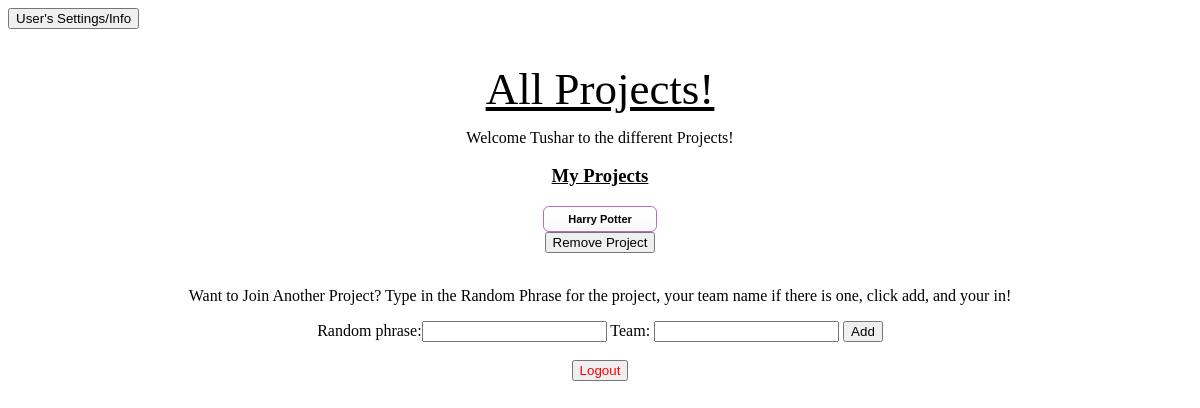
The app's page /quest/user_project_page/tdesai (signed in), older data.
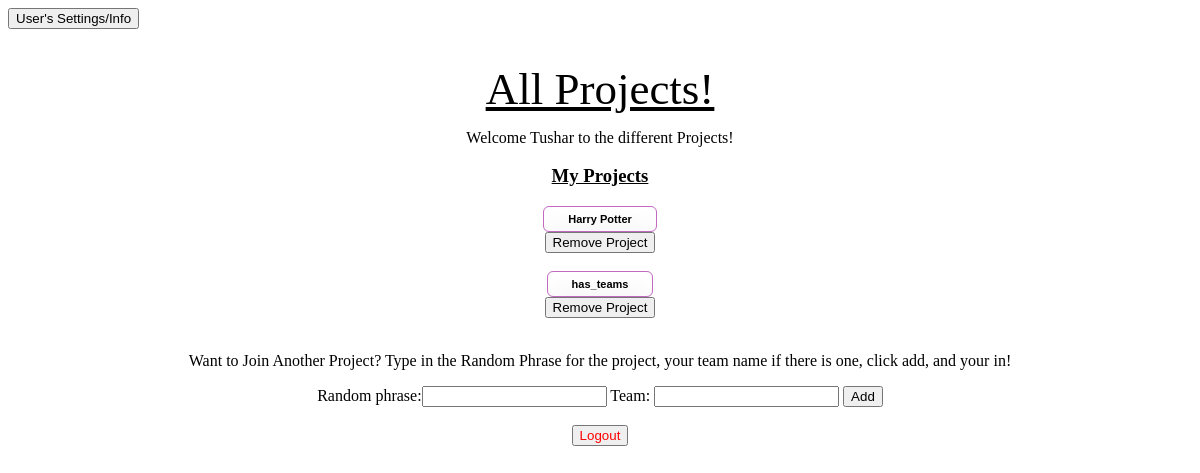
The same page, newer data.
### quest_extension/models.py (models this page shows)
class User(models.Model):
    user_ldap = models.CharField(max_length=45)
    user_first_name = models.CharField(max_length=45)
    user_last_name = models.CharField(max_length=45)
    user_email = models.CharField(max_length=45)
    user_password = models.CharField(max_length = 45)
    user_reset_password_pin = models.CharField(max_length = 5, null=True, default = None)

class Project(models.Model):
    project_name = models.CharField(max_length=1000)
    project_description = models.CharField(max_length=1000)
    project_random_phrase = models.CharField(max_length = 255, unique = True)
    project_admin_pin = models.CharField(max_length = 255, unique = True)
    project_editable = models.BooleanField()
    project_has_teams = models.BooleanField(default = False)

### quest_extension/views.py (the view)
# urls.py: path('user_project_page/<ldap>', views.get_user_project_page),
def get_user_project_page(request, ldap):
    if not validate_user_access(request, ldap):
        return HttpResponseRedirect('/quest/user_login')
    current_user = User.objects.get(user_ldap = ldap)
    user_projects = [user_project.project for user_project in UserProject.objects.filter(user = current_user)]
    user_project_ids = [project.id for project in user_projects]
    all_other_projects = [project for project in Project.objects.all() if project.id not in user_project_ids]
    add_new_project_form = AddNewProjectForm()
    context = {'current_user': current_user,
     'user_projects': user_projects,
      'all_other_projects': all_other_projects,
      'add_new_project_form': add_new_project_form}
    return render(request, 'quest_extension/user_project_page.html', context)

### quest_extension/forms.py
class AddNewProjectForm(forms.Form):
    random_phrase = forms.CharField()

### quest_extension/logic.py (called while the page is built)
def validate_user_access(request, ldap):
    return 'current_user_ldap' in request.session and request.session['current_user_ldap'] == ldap

### quest_extension/templates/quest_extension/user_project_page.html (shortened to what this page needs)
{% load static %}
<!DOCTYPE html>
<html lang="en">
    <head>
	<link rel="stylesheet" type="text/css" href="{% static 'quest_extension/user_project_page_style.css' %}">
    </head>
    <body>
    <form method='GET' action = '/quest/user_settings_info/{{current_user.user_ldap}}'>
        <button type='submit'>User's Settings/Info</button>
    </form>
    <div id = 'centered'>
        <h1>All Projects!</h1>
        <p>Welcome {{ current_user.user_first_name }} to the different Projects!</p>
        <h3> My Projects </h3>
        {% for project in user_projects %}
            <form method='GET', action = '/quest/user_home/{{ current_user.user_ldap }}/{{ project.id }}'>
                <div id= 'project_button'>
                    <button type='submit'>{{project.project_name}}</button>
                </div>
            </form>
            <form method='POST' action = '/quest/remove_user_project/{{ current_user.user_ldap }}'>
                <button onclick="return confirm('Are you sure you want to remove this project (All data submitted and all questions answered for this project will be deleted)?');" type = 'submit' name = 'remove_project' value = '{{ project.id }}'> Remove Project </button>
            </form>
            <br>
        {% endfor %}
        <p> Want to Join Another Project? Type in the Random Phrase for the project, your team name if
            there is one, click add,
            and your in!
        </p>
            <form id = 'add_new_project' method='POST' action = '/quest/add_user_project_page/{{ current_user.user_ldap }}'>
                {{ add_new_project_form }}
                Team: <input type = 'text', name = 'team'>
                <button type ='submit' name = 'project_id' value = '{{project.id}}'>Add</button>
            </form>
            <br>
            <div id= 'logout'>
            <form method='POST' action = '/quest/user_logout/{{ current_user.user_ldap}}'>
                    <button type = 'submit', name = 'logout'>Logout</button>
                </form>
            </div>
        </div>
    </body>
</html>

### quest_extension/static/quest_extension/user_project_page_style.css (style rules this page uses)
#centered { text-align: center; }
h1 { padding-top: 3%; text-decoration: underline; color: black; font-family: 'Trocchi', serif; font-size: 45px; font-weight: normal; line-height: 48px; margin: 0; }
h3 { text-decoration: underline; }
input { display: inline-block; }
#logout button { color:red; }
#project_button button { -moz-box-shadow:inset 0px 5px 23px 0px #ffffff; -webkit-box-shadow:inset 0px 5px 23px 0px #ffffff; box-shadow:inset 0px 5px 23px 0px #ffffff; background:-webkit-gradient(linear, left top, left bottom, color-stop(0.05, #ffffff), color-stop(1, #f6f6f6)); background:-moz-linear-gradient(top, #ffffff 5%, #f6f6f6 100%); background:-webkit-linear-gradient(top, #ffffff 5%, #f6f6f6 100%); background:-o-linear-gradient(top, #ffffff 5%, #f6f6f6 100%); background:-ms-linear-gradient(top, #ffffff 5%, #f6f6f6 100%); background:linear-gradient(to bottom, #ffffff 5%, #f6f6f6 100%); filter:progid:DXImageTransform.Microsoft.gradient(startColorstr='#ffffff', endColorstr='#f6f6f6',GradientType=0); background-color:#ffffff; -moz-border-radius:6px; -webkit-border-radius:6px; border-radius:6px; border:1.5px solid #c269c2; display:inline-block; cursor:pointer; color:black; font-family:Arial; font-size:11px; font-weight:bold; padding:6px 24px; text-decoration:none; }

Row changes from the older to the newer data that the page shows:
added Project: project_name "has_teams", {{ project.id }} 61 (drawn)
